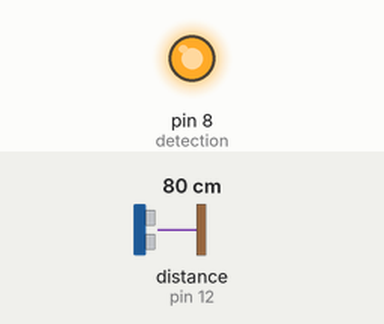
The sketch below on a simulated Arduino Uno, built with avr-gcc and run on an emulated ATmega328P. Shown: output pins drawn as LEDs (lit = HIGH). Wiring (inferred from the names in the program): ultrasonic range finder: trigger pin 11; echo pin 12. The inputs (shaded band) are chosen by the test bench; at power-on: distance to the obstacle (sensor on pin 12) 80 cm. The echo pulse lasts 58.3 µs per cm; pins used as bus, display or sensor lines are not drawn.

Above: at 1.2 s.
1.3 s: distance to the obstacle (sensor on pin 12) set to 200 cm
2.8 s: distance to the obstacle (sensor on pin 12) set to 205 cm
At 3.5 s:
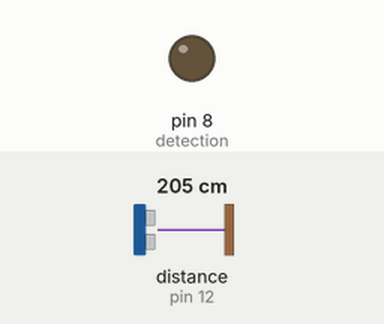
4.4 s: distance to the obstacle (sensor on pin 12) set to 2 cm
At 5.0 s:
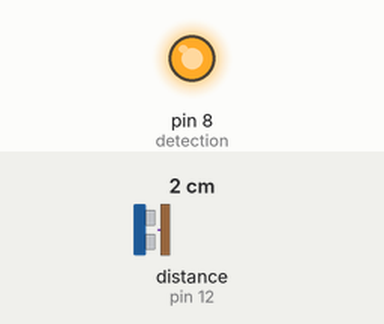
5.9 s: distance to the obstacle (sensor on pin 12) set to 250 cm
At 6.9 s:
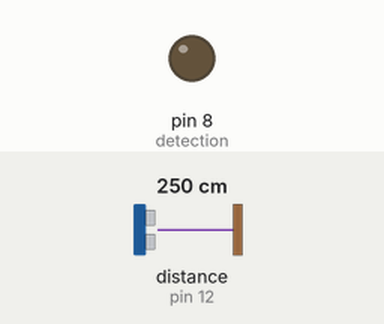
Timing chart, 0 to 8.5 s (numbered marks = the images above; inputs shaded):
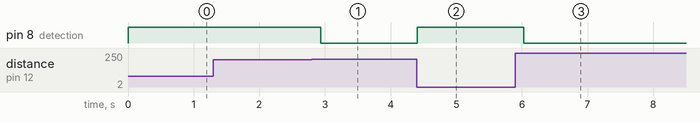

Measured:
- the behaviour switches between 202 and 203 cm on distance to the obstacle (sensor on pin 12) (found by bisection; images 0 and 1)
- after the input at 1.3 s, every drawn part: stays the same
- after the input at 2.8 s, pin 8 (detection): HIGH → LOW after 0.13 s
- after the input at 4.4 s, pin 8 (detection): LOW → HIGH at once
- after the input at 5.9 s, pin 8 (detection): HIGH → LOW after 0.13 s

The sketch:

motion_detector.ino
```cpp
#define trigPin 11
#define echoPin 12
#define detection 8

void setup() {
  Serial.begin (9600);
  pinMode(trigPin, OUTPUT);
  pinMode(echoPin, INPUT);
  pinMode(detection, OUTPUT);
}

void loop() {
  long time_microsec;
  long distance_cm;

  /* Sending out a pulse */
  digitalWrite(trigPin, LOW);
  delayMicroseconds(2);
  digitalWrite(trigPin, HIGH);
  delayMicroseconds(10);
  digitalWrite(trigPin, LOW);

  time_microsec = pulseIn(echoPin, HIGH);
  distance_cm = time_microsec * 0.034 / 2; /* 34000 cm / s = 34000cm / 1000000 microseconds = 0.034cm / microsecond | divided by 2 because pulse travels both ways*/

  /*Checking for obstacles within the distance sensor path*/
  if(distance_cm < 200){
      digitalWrite(detection, HIGH);
  }
  else{
      digitalWrite(detection, LOW);
  }
  delay(200);
}
```
